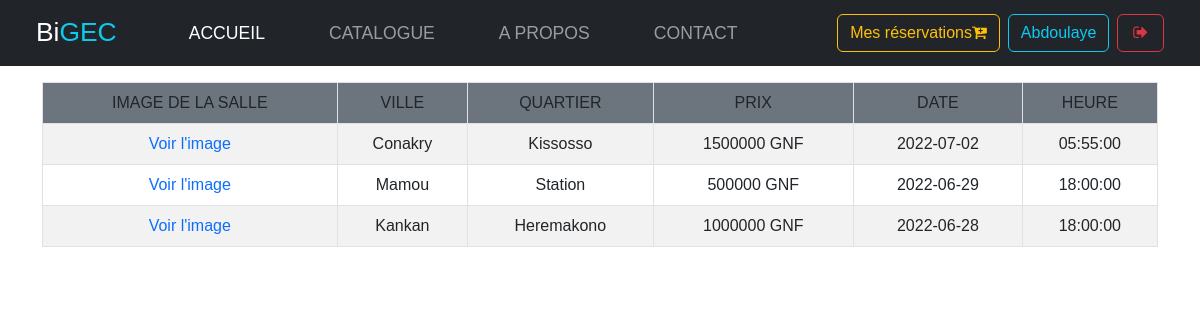
/reservation_client.php (signed in), run on the app's committed database.
### tables this page shows
CREATE TABLE IF NOT EXISTS `t_salle` (
  `id_salle` int(11) NOT NULL AUTO_INCREMENT,
  `ville` varchar(60) NOT NULL,
  `quartier` varchar(60) NOT NULL,
  `prix` int(11) NOT NULL,
  `descrip` text NOT NULL,
  `photo` varchar(80) DEFAULT NULL,
  PRIMARY KEY (`id_salle`),
  UNIQUE KEY `photo` (`photo`)
);

CREATE TABLE IF NOT EXISTS `t_reservation` (
  `id_reservation` int(11) NOT NULL AUTO_INCREMENT,
  `heure` time NOT NULL,
  `date_r` date NOT NULL,
  `id_client` int(11) DEFAULT NULL,
  `id_salle` int(11) DEFAULT NULL,
  PRIMARY KEY (`id_reservation`),
  KEY `id_client` (`id_client`),
  KEY `id_salle` (`id_salle`)
);

### reservation_client.php (the view, shortened to what this page needs)
<?php session_start();
    include_once('include/start_bdd.php');
    $afficheReservationClient = $bigec->prepare('SELECT * FROM t_reservation WHERE id_client=:id_client ORDER BY date_r DESC');
    $afficheReservationClient->bindValue(':id_client',$_SESSION['id']);
    $afficheReservationClient->execute();
    $afficheSalle = $bigec->prepare('SELECT * FROM t_salle');
    $afficheSalle->execute();
?>
<!DOCTYPE html>
<html lang="fr" class="">
<head>
    <link rel="stylesheet" type="text/css" href="vendor/bootstrap/css/bootstrap.min.css">
    <link rel="stylesheet" type="text/css" href="vendor/bootstrap/css/bootstrap.css">
    <link rel="stylesheet" type="text/css" href="assets/css/style.css">
    <link rel="stylesheet" href="assets/css/fontawesome.css">
</head>
<body>
    <?php include("header.php");?>
        <div class="container mt-3">
            <div class="row">
                <div class="col-md-12">
                    <table class=" table table-bordered table-responsive table-striped">
                            <thead class=" bg-secondary text-uppercase">
                                <tr class="text-center">
                                    <td>Image de la salle</td>
                                    <td>Ville</td>
                                    <td>Quartier</td>
                                    <td>Prix</td>
                                    <td>Date</td>
                                    <td>Heure</td>
                                </tr>
                            </thead>
                            <tbody>
                                <?php while($resultatAfficheReservationClient = $afficheReservationClient->fetch() AND $resultat = $afficheSalle->fetch()):?>
                                <tr class="text-center">
                                    <td><a href="assets/images/Salles/<?= $resultat['photo']?>">Voir l'image </a></td>
                                    <td><?= $resultat['ville']?></td>
                                    <td><?= $resultat['quartier']?></td>
                                    <td><?= $resultat['prix']?> GNF</td>
                                    <td><?= $resultatAfficheReservationClient['date_r']?></td>
                                    <td><?= $resultatAfficheReservationClient['heure']?></td>
                                </tr>
                                <?php endwhile ?>
                            </tbody>
                    </table>
                </div>
            </div>
        </div>
</body>
</html>

### assets/css/style.css (style rules this page uses)
* { font-family: Verdana, Geneva, Tahoma, sans-serif; }
body { font-family: 'Poppins', sans-serif; overflow-x: hidden; text-rendering: optimizeLegibility; -webkit-font-smoothing: antialiased; -moz-osx-font-smoothing: grayscale; }
a { text-decoration: none!important; }

### data on the page
t_salle: ville "Conakry", quartier "Kissosso", prix "1500000"
t_reservation: date_r "2022-07-02", heure "05:55:00"
t_salle: ville "Mamou", quartier "Station", prix "500000"
t_reservation: date_r "2022-06-29", heure "18:00:00"
t_salle: ville "Kankan", quartier "Heremakono", prix "1000000"
t_reservation: date_r "2022-06-28", heure "18:00:00"

### other printed values
$_SESSION['prenom'] "Abdoulaye"
